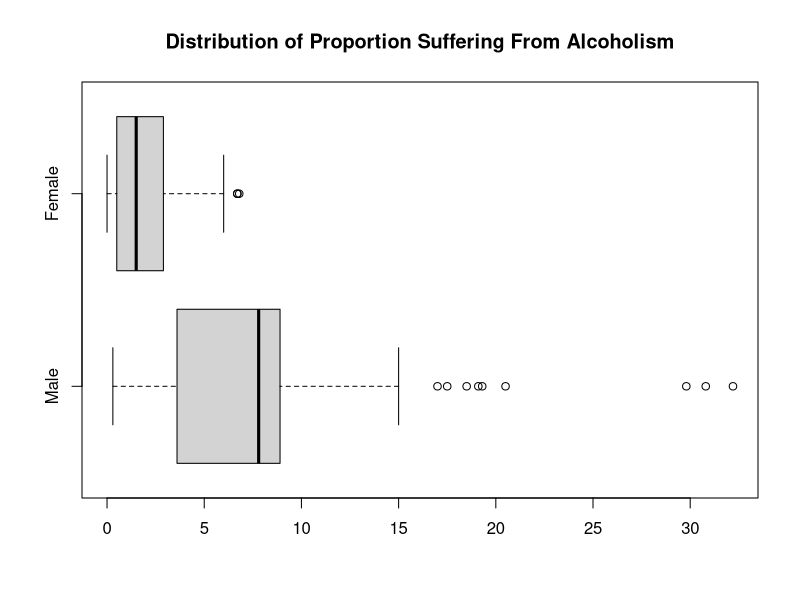
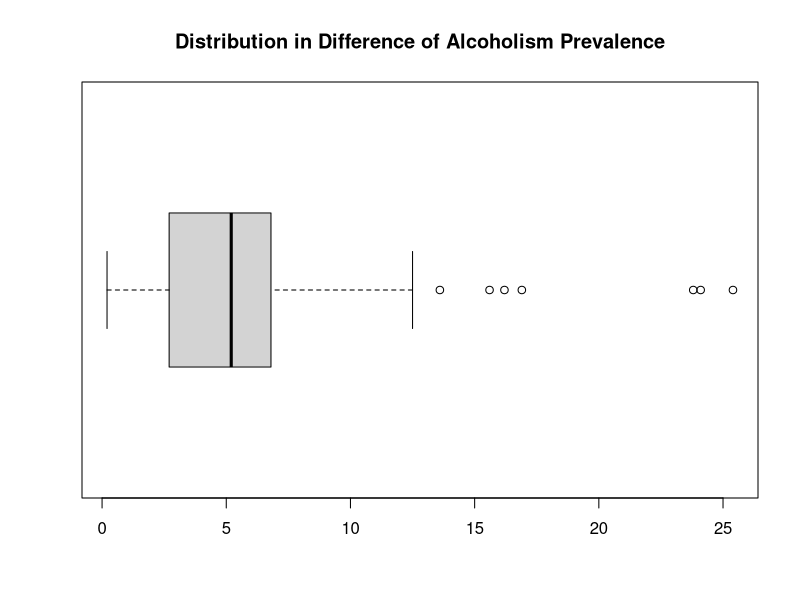

Source code (R) for these figures, in order:
## ---- chunk 1
knitr::opts_chunk$set(echo = TRUE)
## ---- chunk 2
alcoholism <- read.csv("data.csv", header = F, row.names = 1)
colnames(alcoholism) <- as.character(unlist(alcoholism[2,]))
alcoholism <- alcoholism[c(-1,-2),]
alcoholism$Male <- gsub("\\[.{1,}", "", alcoholism$Male)
alcoholism$Female <- gsub("\\[.{1,}", "", alcoholism$Female)
alcoholism$`Both sexes` <- gsub("\\[.{1,}", "",alcoholism$`Both sexes`)
alcoholism$Male <- as.numeric(alcoholism$Male)
alcoholism$Female <- as.numeric(alcoholism$Female)
alcoholism$`Both sexes` <- as.numeric(alcoholism$`Both sexes`)

head(alcoholism)
## ---- chunk 3
summary(alcoholism)
## ---- chunk 4
boxplot.default(alcoholism[c(-1, -2)], main = "Distribution of Proportion Suffering From Alcoholism", horizontal = T)

## ---- chunk 5
difference <- alcoholism$Male - alcoholism$Female
summary(difference)

boxplot(difference, horizontal = TRUE, main = "Distribution in Difference of Alcoholism Prevalence")
## ---- chunk 6
shapiro.test(difference)
## ---- chunk 7
wilcox.test(difference, alternative = "greater", conf.int = T)
